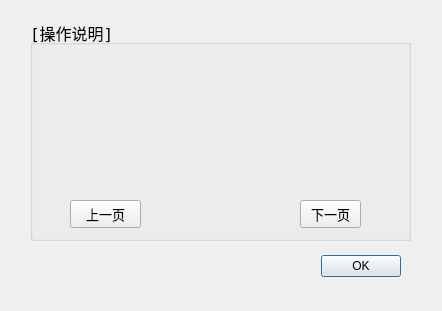
<?xml version="1.0" encoding="UTF-8"?>
<ui version="4.0">
 <class>explanatry</class>
 <widget class="QDialog" name="explanatry">
  <property name="geometry">
   <rect>
    <x>0</x>
    <y>0</y>
    <width>442</width>
    <height>311</height>
   </rect>
  </property>
  <property name="minimumSize">
   <size>
    <width>442</width>
    <height>311</height>
   </size>
  </property>
  <property name="maximumSize">
   <size>
    <width>442</width>
    <height>311</height>
   </size>
  </property>
  <property name="windowTitle">
   <string>Dialog</string>
  </property>
  <widget class="QDialogButtonBox" name="buttonBox">
   <property name="geometry">
    <rect>
     <x>310</x>
     <y>250</y>
     <width>91</width>
     <height>32</height>
    </rect>
   </property>
   <property name="orientation">
    <enum>Qt::Horizontal</enum>
   </property>
   <property name="standardButtons">
    <set>QDialogButtonBox::Ok</set>
   </property>
  </widget>
  <widget class="QGroupBox" name="title">
   <property name="geometry">
    <rect>
     <x>30</x>
     <y>20</y>
     <width>381</width>
     <height>221</height>
    </rect>
   </property>
   <property name="font">
    <font>
     <family>Andale Mono</family>
     <pointsize>12</pointsize>
    </font>
   </property>
   <property name="title">
    <string>[操作说明]</string>
   </property>
   <widget class="QLabel" name="text">
    <property name="geometry">
     <rect>
      <x>10</x>
      <y>30</y>
      <width>361</width>
      <height>131</height>
     </rect>
    </property>
    <property name="font">
     <font>
      <pointsize>10</pointsize>
     </font>
    </property>
    <property name="text">
     <string/>
    </property>
   </widget>
   <widget class="QPushButton" name="pBL">
    <property name="geometry">
     <rect>
      <x>40</x>
      <y>180</y>
      <width>71</width>
      <height>28</height>
     </rect>
    </property>
    <property name="font">
     <font>
      <family>Andale Mono</family>
      <pointsize>10</pointsize>
     </font>
    </property>
    <property name="text">
     <string>上一页</string>
    </property>
   </widget>
   <widget class="QPushButton" name="pBR">
    <property name="geometry">
     <rect>
      <x>270</x>
      <y>180</y>
      <width>61</width>
      <height>28</height>
     </rect>
    </property>
    <property name="font">
     <font>
      <pointsize>10</pointsize>
     </font>
    </property>
    <property name="text">
     <string>下一页</string>
    </property>
   </widget>
  </widget>
 </widget>
 <resources/>
 <connections>
  <connection>
   <sender>buttonBox</sender>
   <signal>accepted()</signal>
   <receiver>explanatry</receiver>
   <slot>accept()</slot>
   <hints>
    <hint type="sourcelabel">
     <x>248</x>
     <y>254</y>
    </hint>
    <hint type="destinationlabel">
     <x>157</x>
     <y>274</y>
    </hint>
   </hints>
  </connection>
  <connection>
   <sender>buttonBox</sender>
   <signal>rejected()</signal>
   <receiver>explanatry</receiver>
   <slot>reject()</slot>
   <hints>
    <hint type="sourcelabel">
     <x>316</x>
     <y>260</y>
    </hint>
    <hint type="destinationlabel">
     <x>286</x>
     <y>274</y>
    </hint>
   </hints>
  </connection>
 </connections>
</ui>
